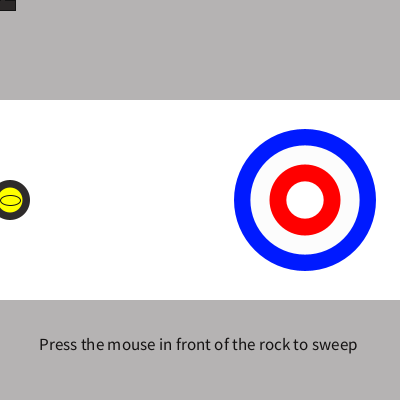
Frame 1 (no input)
Frame 60 (the mouse pressed at the canvas centre just before this capture): identical to frame 1, image omitted
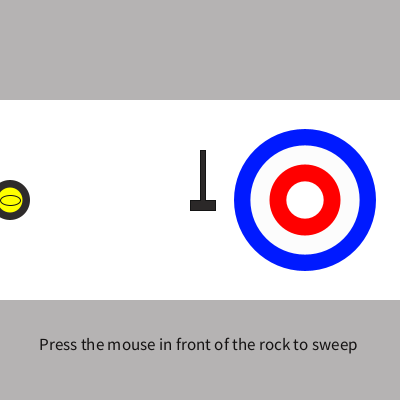
Frame 120 (the mouse held since frame 60 and released just before this capture)

The Processing sketch that drew these frames (run headless with seeded random() and noise(); from frame 60 on, the mouse is pressed at the canvas centre):

// Processing sketch: processing_172024
// ── processing_172024.pde

int counter;
void setup() {  
  size(400, 400);
}
void draw() { 
background(181, 179, 179);
 int xPos=10+counter; 
 if (mouseX >xPos +20 && mouseY >150 && mouseX<xPos+80 && mouseY< 250&& mousePressed==true) {
      counter++;
}
if (xPos >=350)
{
fill(0);
text( "YOU WIN" , 200, 200);
}
 noStroke();
 fill(255, 255, 255);
 rect(0, 100, 400, 200);
var ellipseRadius = 142;
fill(0, 26, 255);
ellipse( 305, 200, ellipseRadius, ellipseRadius);
fill(252, 252, 252);
ellipse(305, 200, ellipseRadius/1.3, ellipseRadius/1.3);
fill(255, 0, 0);
ellipse( 305, 200, ellipseRadius/2, ellipseRadius/2);
fill(255, 255, 255);
ellipse(305,200, ellipseRadius/3.8, ellipseRadius/3.8);
        fill(46, 43, 43);
        ellipse(xPos, 200, 40, 40);
        fill(255, 255, 0);
        ellipse(xPos, 200, 25,25);
        stroke(20, 20, 20);
        ellipse(xPos, 200, 20, 10);

        fill(43, 40, 40);
        beginShape();
vertex(mouseX, mouseY-50);
vertex(mouseX+5, mouseY-50);
vertex(mouseX+5, mouseY+0);
vertex(mouseX+15, mouseY+0);
vertex(mouseX+15, mouseY+10);
vertex(mouseX, mouseY+10);
vertex(mouseX-10,mouseY+10);
vertex(mouseX-10, mouseY+0);
vertex(mouseX,mouseY+0);
endShape(CLOSE);
textSize(17);
fill(20, 18, 18);
text("Press the mouse in front of the rock to sweep", 39, 350);
  }
